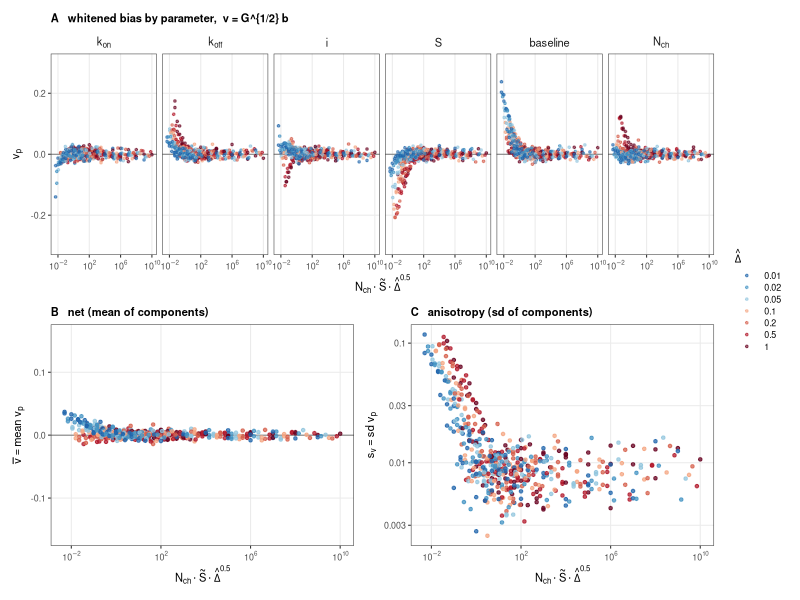
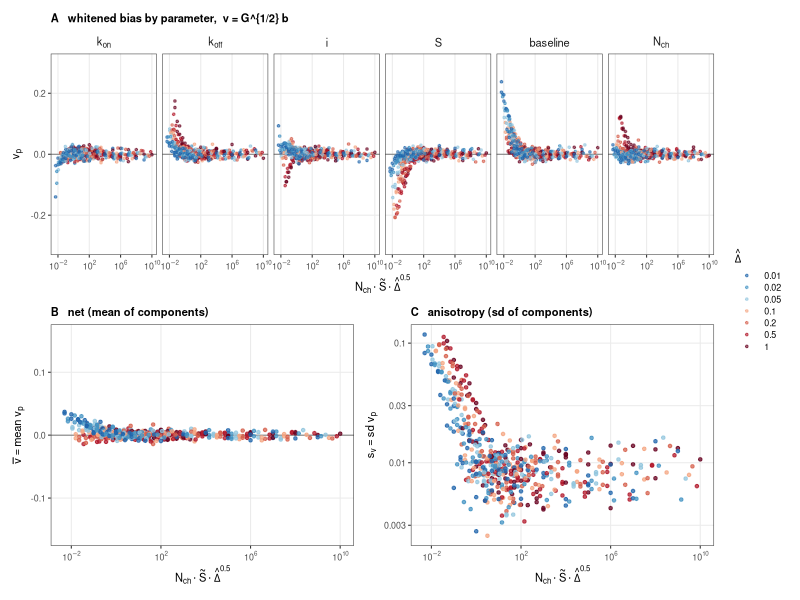

The R script that drew these images, in order:
# Whitened bias v = G^{1/2} b given the log-lambda treatment: components per parameter, mean, sd. All vs x, colour = Dhat.
suppressPackageStartupMessages({library(dplyr);library(tidyr);library(ggplot2);library(patchwork)})
setwd("/home/lmoffatt/Code/macro_dr/macro_dr/projects/eLife_2025/figures/in_progress/ir_reliability_20260828")
PN <- c("k_on","k_off","i","S","baseline","N_ch"); PLAB <- c(k_on="k[on]", k_off="k[off]", i="i", S="S", baseline="baseline", N_ch="N[ch]")
w <- read.csv("digest/ir_bias_whitened.csv") |> mutate(St=0.1*z, x=nch*St*sqrt(interval),
       dlab=factor(sprintf("%.2g", interval), levels=sprintf("%.2g", sort(unique(interval)))),
       param=factor(param, levels=PN))
cell <- w |> group_by(nch,z,interval,x,dlab) |>
  summarise(vbar=mean(v), sv=sqrt(mean((v-mean(v))^2)), norm=sqrt(sum(v^2)), .groups="drop")
cat("check |v|^2 = 6(vbar^2+sv^2): max rel err", signif(max(abs(cell$norm^2 - 6*(cell$vbar^2+cell$sv^2))/cell$norm^2),3), "\n")
cat("vbar quantiles:\n"); print(round(quantile(cell$vbar, c(0,.05,.5,.95,1)),4))
cat("sv   quantiles:\n"); print(round(quantile(cell$sv, c(0,.05,.5,.95,1)),4))
cat("subordination |vbar| <= sv in", sum(abs(cell$vbar)<=cell$sv), "of", nrow(cell), "cells\n")
cat("\nsign of whitened component by parameter, cells with x<1 (big-bias corner): share positive\n")
print(w |> filter(x<1) |> group_by(param) |> summarise(pos=round(mean(v>0),2), med=round(median(v),3), q95abs=round(quantile(abs(v),.95),3), n=n()) |> as.data.frame(), row.names=FALSE)
cat("\nwhich parameter carries the largest |v| (all cells):\n"); print(table(w |> group_by(nch,z,interval) |> slice_max(abs(v), n=1, with_ties=FALSE) |> pull(param)))
s <- cell |> filter(sv > 0.03)
m1 <- lm(log10(sv) ~ log10(x), data=s); m2 <- lm(log10(sv) ~ log10(nch), data=s)
cat(sprintf("\nsv: vs x R2 %.3f slope %+.3f | vs N R2 %.3f slope %+.3f\n", summary(m1)$r.squared, coef(m1)[2], summary(m2)$r.squared, coef(m2)[2]))

COLd <- setNames(colorRampPalette(c("#2166AC","#4393C3","#92C5DE","#F4A582","#D6604D","#B2182B","#67001F"))(nlevels(w$dlab)), levels(w$dlab))
thm <- theme_bw(base_size=8, base_family="Helvetica") +
  theme(plot.title=element_text(size=8, face="bold"), legend.key.height=unit(0.3,"cm"), panel.grid.minor=element_blank(),
        strip.background=element_blank(), strip.text=element_text(size=8))
XBRK <- 10^seq(-2,10,4); XLABS <- parse(text=sprintf("10^%d", seq(-2,10,4)))
XL <- expression(N[ch]%.%tilde(S)%.%hat(Delta)^0.5)
levels(w$param) <- PLAB[levels(w$param)]

pA <- ggplot(w, aes(x, v, colour=dlab)) +
  geom_hline(yintercept=0, colour="grey40", linewidth=.3) +
  geom_point(size=.6, alpha=.6) + facet_wrap(~param, nrow=1, labeller=label_parsed) +
  scale_x_log10(breaks=XBRK, labels=XLABS) + scale_colour_manual(values=COLd, name=expression(hat(Delta))) +
  coord_cartesian(ylim=c(-0.3,0.3)) +
  labs(title="A   whitened bias by parameter,  v = G^{1/2} b", x=XL, y=expression(v[p])) + thm
pB <- ggplot(cell, aes(x, vbar, colour=dlab)) +
  geom_hline(yintercept=0, colour="grey40", linewidth=.3) +
  geom_point(size=.9, alpha=.75) + scale_x_log10(breaks=XBRK, labels=XLABS) +
  scale_colour_manual(values=COLd, guide="none") + coord_cartesian(ylim=c(-0.16,0.16)) +
  labs(title="B   net (mean of components)", x=XL, y=expression(bar(v)==mean~v[p])) + thm
pC <- ggplot(cell, aes(x, sv, colour=dlab)) +
  geom_point(size=.9, alpha=.75) + scale_x_log10(breaks=XBRK, labels=XLABS) +
  scale_y_log10(breaks=c(0.003,0.01,0.03,0.1,0.3), labels=c("0.003","0.01","0.03","0.1","0.3")) +
  scale_colour_manual(values=COLd, guide="none") +
  labs(title="C   anisotropy (sd of components)", x=XL, y=expression(s[v]==sd~v[p])) + thm
g <- pA / (pB + pC) + plot_layout(heights=c(1,1.1), guides="collect") & theme(legend.position="right")
ggsave("figures/Figure_IR_bias_whitened.pdf", g, width=7.0, height=4.6)
ggsave("figures/Figure_IR_bias_whitened.png", g, width=7.0, height=4.6, dpi=170)
cat("written figures/Figure_IR_bias_whitened.{pdf,png}\n")
